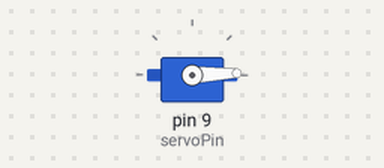
Recording of a sketch running on a simulated Arduino Uno, built with avr-gcc and run on an emulated ATmega328P. Parts: servo.

Above: at 0.05 s.
At 2.95 s:
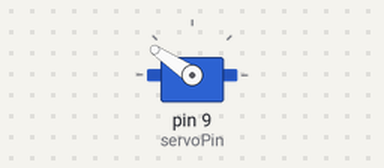
At 5.95 s:
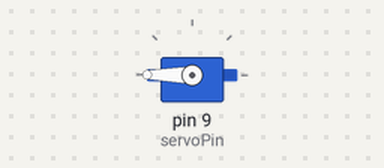
At 11.95 s:
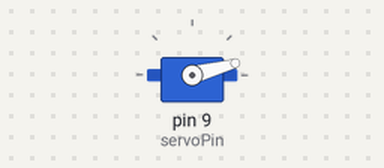
Timing chart, 0 to 19.8 s (numbered marks = the images above):
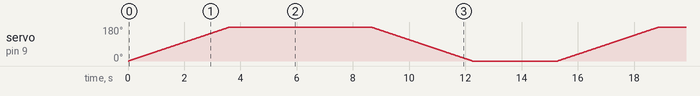

The sketch:

DongCoServo.ino
```cpp
#include "Servo.h"
int servoPin = 9;
int vitri = 0;
Servo myservo;
void setup() {
  myservo.attach(servoPin);
}
void loop() {
//  hongngoai  = analogRead(A0);
//  Serial.println(hongngoai);
//  if (gas > 0)
//    {
  for(vitri=0; vitri <= 180; vitri++)
  {
    myservo.write(vitri);
    delay(20);
    }
    delay(5000);
   for(vitri=180; vitri >= 0; vitri--)
  {
    myservo.write(vitri);
    delay(20);
    }
    delay(3000);
//    }
//   else exit(0);
}
```
